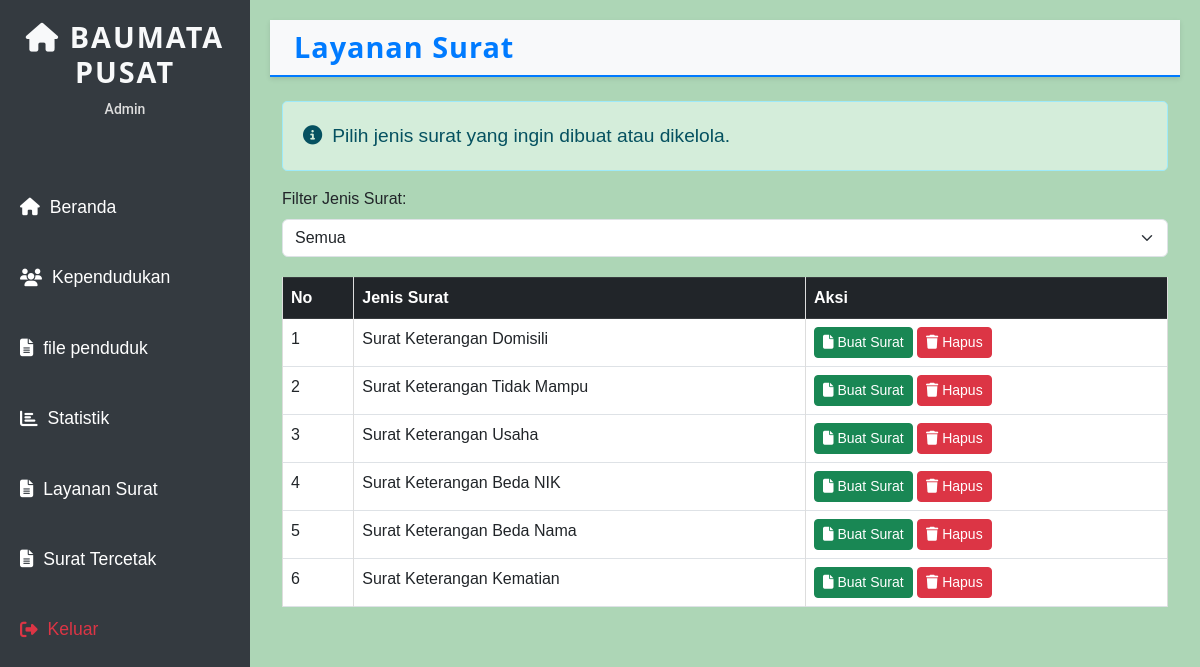
Page /layanan_surat.php (signed in) on the committed database.
### tables this page shows
CREATE TABLE `dokumen_surat` (
  `id` int(11) NOT NULL,
  `jenis_surat` varchar(255) NOT NULL,
  `deskripsi` text,
  `created_at` timestamp NULL DEFAULT NULL,
  `template_surat` text
);

### layanan_surat.php (the view, shortened to what this page needs)
<?php
include 'koneksi.php';
$username = $_SESSION['admin'];
$query = "SELECT * FROM admin WHERE username='$username'";
$result = mysqli_query($conn, $query);
$user = mysqli_fetch_assoc($result);
$query_surat = "SELECT * FROM dokumen_surat";
$result_surat = mysqli_query($conn, $query_surat);
?>
<!DOCTYPE html>
<html lang="id">
<head>
    <link rel="stylesheet" href="https://cdn.jsdelivr.net/npm/bootstrap@5.3.0/dist/css/bootstrap.min.css">
    <link rel="stylesheet" href="style.css">
    <link rel="stylesheet" href="https://cdnjs.cloudflare.com/ajax/libs/font-awesome/6.4.2/css/all.min.css">
</head>
<body>
    <div class="wrapper">
        <nav id="sidebar">
            <div class="sidebar-header">
                <h3><i class="fa fa-home"></i> BAUMATA PUSAT</h3>
                <p><?php echo htmlspecialchars($user['username']); ?></p>
            </div>
            <ul class="list-unstyled components">
            <li><a href="index.php"><i class="fa fa-home"></i> Beranda</a></li>
                <li><a href="penduduk.php"><i class="fa fa-users"></i> Kependudukan</a></li>
                <li><a href="ek.php"><i class="fa fa-file-alt"></i> file penduduk</a></li>
                <li><a href="statistik.php"><i class="fa fa-chart-bar"></i> Statistik</a></li>
                <li><a href="layanan_surat.php"><i class="fa fa-file-alt"></i> Layanan Surat</a></li>
                <li><a href="surat_tercetak.php"><i class="fa fa-file-alt"></i> Surat Tercetak</a></li>
                <li><a href="logout.php" class="text-danger"><i class="fa fa-sign-out-alt"></i> Keluar</a></li>
            </ul>
        </nav>
        <div id="content">
            <nav class="navbar navbar-expand-lg navbar-light bg-light px-4">
                <h3>Layanan Surat</h3>
            </nav>
            <div class="container mt-4">
                <div class="alert alert-info" role="alert">
                    <i class="fa fa-info-circle"></i> Pilih jenis surat yang ingin dibuat atau dikelola.
                </div>
                <div class="mb-3">
                    <label for="filter-surat" class="form-label">Filter Jenis Surat:</label>
                    <select id="filter-surat" class="form-select">
                        <option value="">Semua</option>
                    </select>
                </div>
                <table class="table table-bordered table-hover" id="table-surat">
                    <thead class="table-dark">
                        <tr>
                            <th>No</th>
                            <th>Jenis Surat</th>
                            <th>Aksi</th>
                        </tr>
                    </thead>
                    <tbody>
                    <?php $no = 1; while ($row = mysqli_fetch_assoc($result_surat)) : ?>
                        <tr class="surat-row" data-jenis="<?php echo strtolower($row['jenis_surat']); ?>">
                            <td><?php echo $no++; ?></td>
                            <td><?php echo htmlspecialchars($row['jenis_surat']); ?></td>
                            <td>
                            <?php
                                    $jenis_surat = strtolower($row['jenis_surat']);
                                    $halaman_form = "#";
                                    switch ($jenis_surat) {
                                        case "surat keterangan domisili":
                                            $halaman_form = "form_domisili.php";
                                            break;
                                        case "surat keterangan tidak mampu":
                                            $halaman_form = "form_tidakmampu.php";
                                            break;
                                        case "surat keterangan usaha":
                                            $halaman_form = "form_usaha.php";
                                            break;
                                        case "surat keterangan beda nik":
                                            $halaman_form = "from_bedanik.php";
                                            break;
                                        case "surat keterangan beda nama":
                                            $halaman_form = "form_bedanama.php";
                                            break;
                                        case "surat keterangan kematian":
                                             $halaman_form = "form_kematian.php";
                                             break;
                                    }
                                ?>
                                <a href="<?php echo $halaman_form; ?>?id=<?php echo $row['id']; ?>" class="btn btn-success btn-sm">
                                    <i class="fa fa-file"></i> Buat Surat
                                </a>
                                <a href="hapus_surat.php?id=<?php echo $row['id']; ?>" class="btn btn-danger btn-sm" onclick="return confirm('Hapus surat ini?');">
                                    <i class="fa fa-trash"></i> Hapus
                                </a>
                            </td>
                        </tr>
                    <?php endwhile; ?>
                    </tbody>
                </table>
            </div>
        </div>
    </div>
</body>
</html>

### style.css (style rules this page uses)
body { font-family: Arial, sans-serif; margin: 0; padding: 0; background-color: #add6b6; }
nav ul { list-style: none; padding: 0; }
nav ul li { display: inline; margin-right: 10px; }
table { width: 100%; border-collapse: collapse; margin-top: 20px; }
th, td { border: 1px solid #ddd; padding: 8px; text-align: left; }
th { background-color: #007bff; color: white; }
#sidebar { position: fixed; width: 250px; height: 100vh; background: #343a40; color: white; padding-top: 20px; }
#sidebar .sidebar-header { text-align: center; font-size: 20px; font-weight: bold; padding-bottom: 10px; }
#sidebar .sidebar-header p { font-size: 14px; color: #ddd; }
#sidebar ul { padding: 0; list-style: none; }
#sidebar ul li { padding: 12px; }
#sidebar ul li a { color: white; text-decoration: none; display: flex; align-items: center; gap: 10px; transition: 0.3s; }
.navbar { display: flex; justify-content: space-between; background: hsl(264, 34%, 36%); color: black; padding: 10px 20px; box-shadow: 0 2px 5px rgba(0, 0, 0, 0.1); }
.navbar h3 { margin: 0; font-size: 22px; }
#content { margin-left: 250px; padding: 20px; }
.alert { font-size: 16px; display: flex; align-items: center; gap: 10px; background: #d4edda; padding: 10px; border-radius: 5px; }

### layanan_surat.php (style rules this page uses)
#sidebar { height: 100%; background-color: #343a40; color: #fff; padding-top: 20px; position: fixed; top: 0; left: 0; bottom: 0; width: 250px; transition: transform 0.3s ease; }
.sidebar-header { text-align: center; margin-bottom: 30px; position: relative; }
.sidebar-header h3 { font-size: 1.8rem; color: #f8f9fa; font-weight: 700; text-transform: uppercase; letter-spacing: 2px; font-family: 'Segoe UI', Tahoma, Geneva, Verdana, sans-serif; margin-bottom: 10px; }
.sidebar-header p { font-size: 1.5rem; color: #fff; font-family: 'Roboto', sans-serif; font-weight: 500; text-transform: capitalize; margin: 0; }
#sidebar a { color: #bbb; font-size: 1.1rem; padding: 10px 20px; display: block; transition: 0.3s; }
#content { margin-left: 250px; transition: margin-left 0.3s ease; }
nav.navbar { background-color: #f8f9fa; border-bottom: 2px solid #007bff; padding: 10px 20px; }
nav.navbar h3 { font-size: 1.8rem; color: #007bff; font-weight: 600; letter-spacing: 1px; font-family: 'Segoe UI', Tahoma, Geneva, Verdana, sans-serif; }
.alert { font-size: 1.2rem; padding: 20px; }

### rows in the picture
dokumen_surat: jenis_surat "Surat Keterangan Domisili"
dokumen_surat: jenis_surat "Surat Keterangan Tidak Mampu"
dokumen_surat: jenis_surat "Surat Keterangan Usaha"
dokumen_surat: jenis_surat "Surat Keterangan Beda NIK"
dokumen_surat: jenis_surat "Surat Keterangan Beda Nama"
dokumen_surat: jenis_surat "Surat Keterangan Kematian"

### other values in the picture
$user['username'] "Admin"
